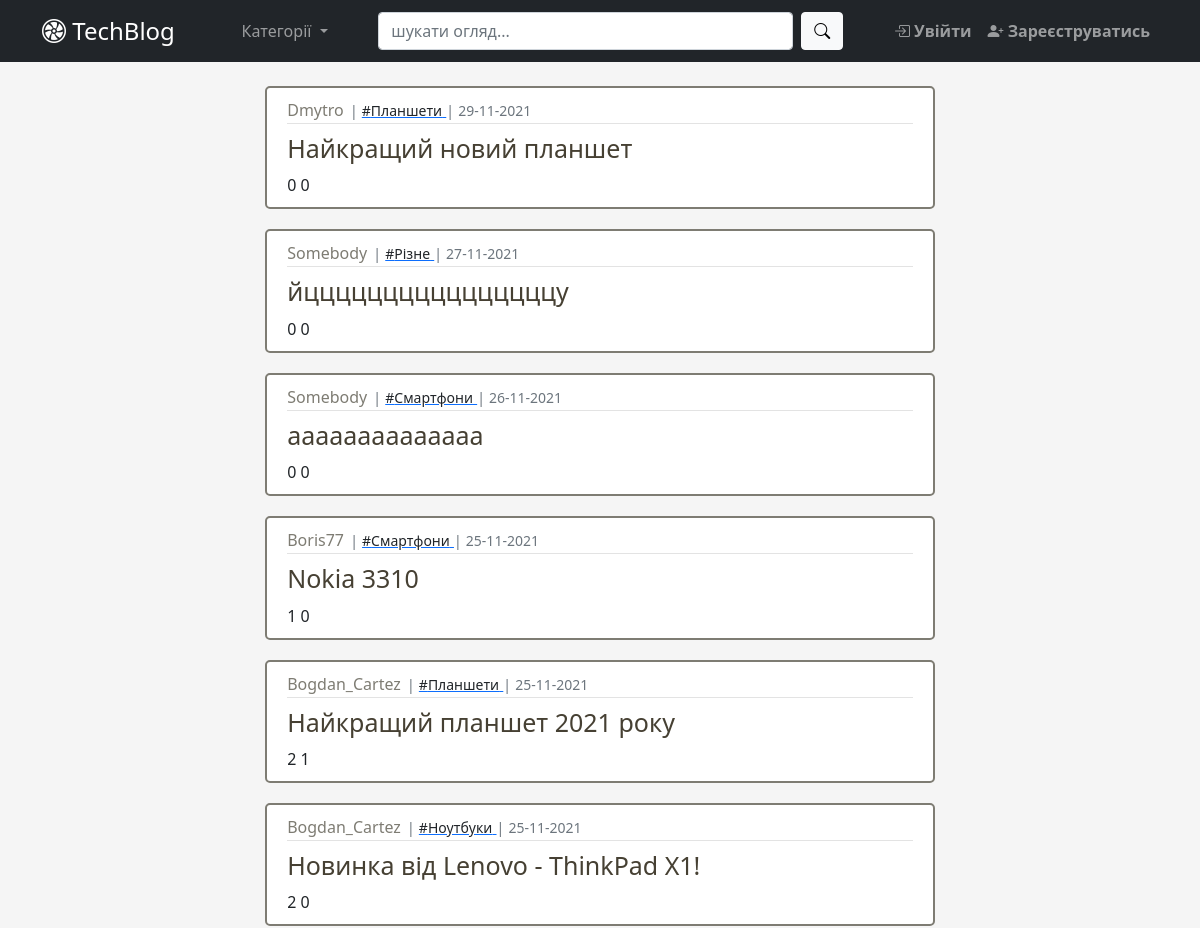
Before: / (upper part) with the older database file.
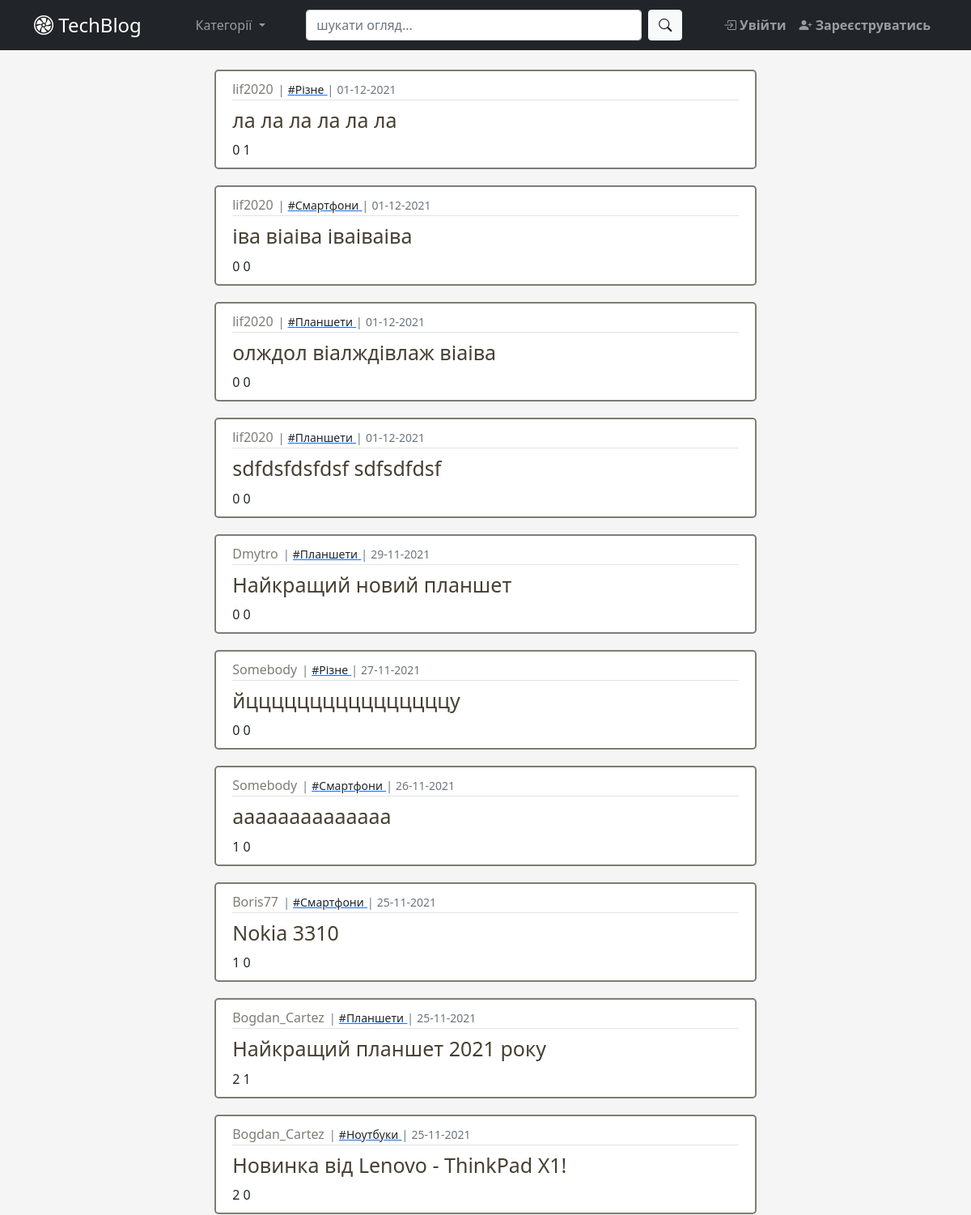
After: the same page with the newer database file.
### app/blog/models.py (models this page shows, shortened)
class Post(db.Model):  # type: ignore
    __searchable__ = ['title']
    id = db.Column(db.Integer, primary_key=True)  # type: ignore
    category_id = db.Column(db.Integer, db.ForeignKey('category.id'),
                            nullable=False)  # type: ignore
    user_id = db.Column(db.Integer(), db.ForeignKey('user.id'))  # type: ignore
    title = db.Column(db.String(100), nullable=False)  # type: ignore
    content = db.Column(db.Text)  # type: ignore
    created_at = db.Column(db.DateTime, default=datetime.now)  # type: ignore
    comments = db.relationship('Comment', backref='post_br', lazy=True)
    likes = db.relationship('Like', backref='post_br', lazy=True)
    def total_likes(self):
        return Like.query.filter(
            Like.post_id == self.id,
            Like.status == True).count()
    def total_dislikes(self):
        return Like.query.filter(
            Like.post_id == self.id,
            Like.status == False).count()

class Category(db.Model):  # type: ignore
    id = db.Column(db.Integer, primary_key=True)  # type: ignore
    name = db.Column(db.String(25), unique=True, nullable=False)
    category = db.relationship('Post', backref='category_br', lazy=True)

### app/user/models.py (models this page shows, shortened)
class User(db.Model, UserMixin):  # type: ignore
    id = db.Column(db.Integer, primary_key=True)  # type: ignore
    username = db.Column(db.String(30), unique=True, nullable=False)
    email = db.Column(db.String(50), unique=True, nullable=False)
    password = db.Column(db.String(30), nullable=False)
    picture = db.Column(db.String(20), nullable=False,
                        server_default='default.jpg')  # type: ignore
    comment = db.relationship('Comment', backref='user_br', lazy=True)
    like = db.relationship('Like', backref='user_br', lazy=True)
    posts = db.relationship('Post', backref='user_br', lazy=True)

### app/views.py (the view)
@app.route('/')
def home():
    posts = Post.query.order_by(Post.created_at.desc())
    return render_template('home.html', title='TechBlog', posts=posts)

### app/templates/home.html
{% extends "base.html" %}
{% block main %}
  <div style="margin:auto;width:60%">
    {% include "posts_list.html" %}
  </div>
{% endblock main %}

### app/templates/_render_field.html (shortened to what this page needs)
{% macro render_post_item(post) %}
    <article class="media article-section">
    <div class="media-body">
      <div class="article-metadata">
        <a class="author-name" href="{{url_for('blog_bp_in.user_posts', user_id=post.user_br.id)}}">
          {{ post.user_br.username }}
        </a><small class="text-muted">|</small>
        <a href="{{url_for('blog_bp_in.posts_by_category', category_id=post.category_br.id)}}">
          <small class="link-dark">#{{ post.category_br.name }}</small>
        </a><small class="text-muted">|</small>
        <small class="text-muted">
          {{ post.created_at.strftime('%d-%m-%Y')  }}
        </small>
      </div>
      <h2><a class="article-title" href="{{url_for('blog_bp_in.post_view', post_id=post.id)}}"> {{ post.title }} </a></h2> {{post.total_likes()}} {{post.total_dislikes()}}
    </div>
  </article>
{% endmacro %}

Changed rows visible on the page:
added Post: user_br.username "lif2020", category_br.name "Різне", created_at "01-12-2021", title "ла ла ла ла ла ла", total_likes "0", total_dislikes "1"
added Post: user_br.username "lif2020", category_br.name "Смартфони", created_at "01-12-2021", title "іва віаіва іваіваіва", total_likes "0", total_dislikes "0"
added Post: user_br.username "lif2020", category_br.name "Планшети", created_at "01-12-2021", title "олждол віалждівлаж віаіва", total_likes "0", total_dislikes "0"
added Post: user_br.username "lif2020", category_br.name "Планшети", created_at "01-12-2021", title "sdfdsfdsfdsf sdfsdfdsf", total_likes "0", total_dislikes "0"
computed for Post "aaaaaaaaaaaaaa": total_likes "0" → "1"
